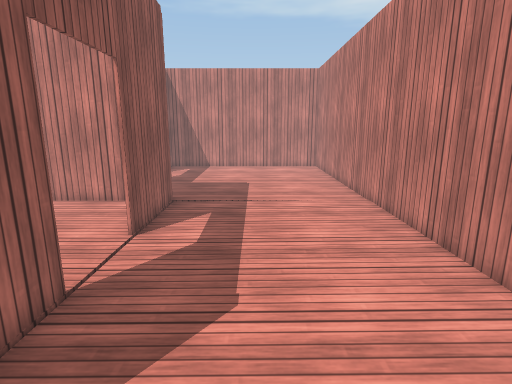
[1] (above)

17 first-person views from a walk through a scene from a Unity 3-D project. The camera is 1.4 m above the floor, tilts 12° down and sees 80° across. The floor is counted in squares, 0.45 m on a side. Each view is taken from the middle of a square. On the plan, view 1 faces up. The plan holds only what a view shows up to about 20 squares ahead; the rest is blank. The player character is not drawn. Door leaves are left out, so doorways stand open. Surface patterns are stand-ins for the level's own textures.

[2]
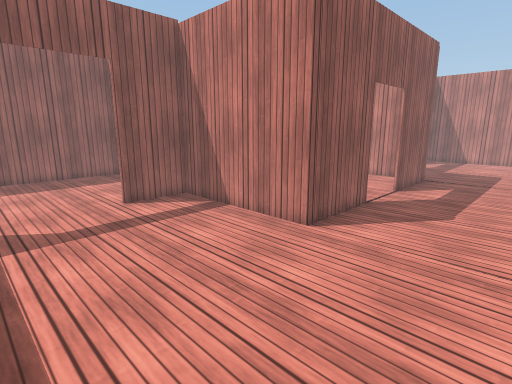

[3]
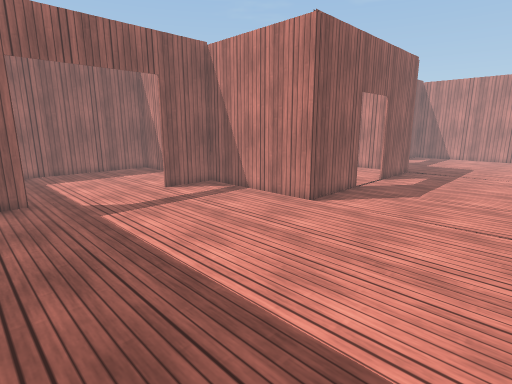

[4]
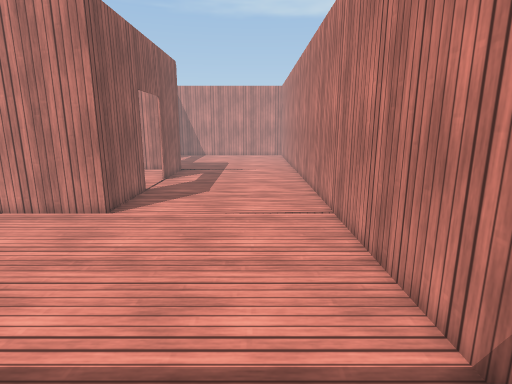

[5]
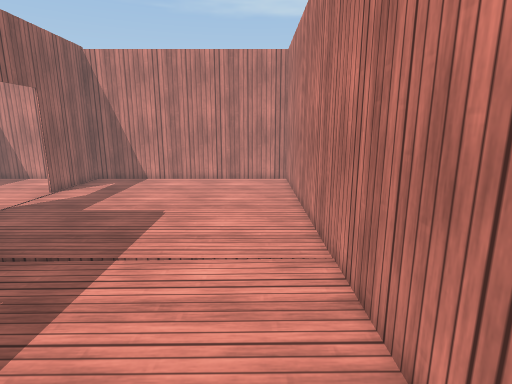

[6]
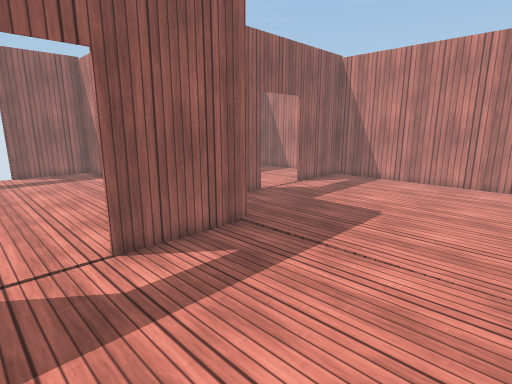

[7]
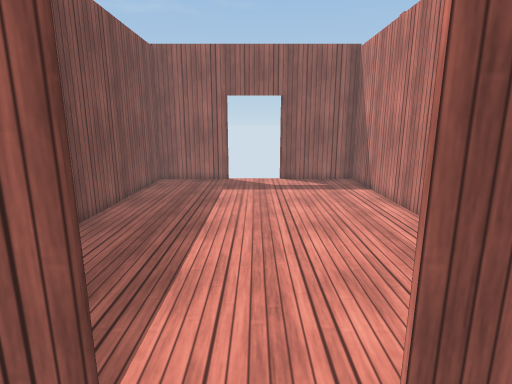

[8]
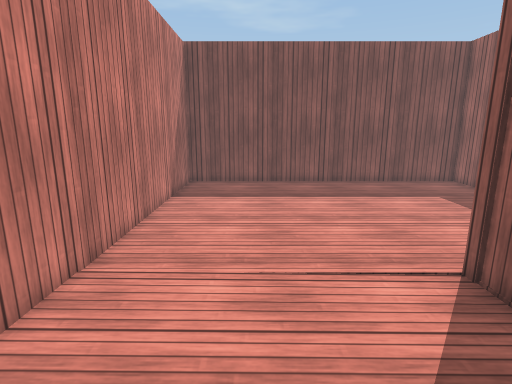

[9]
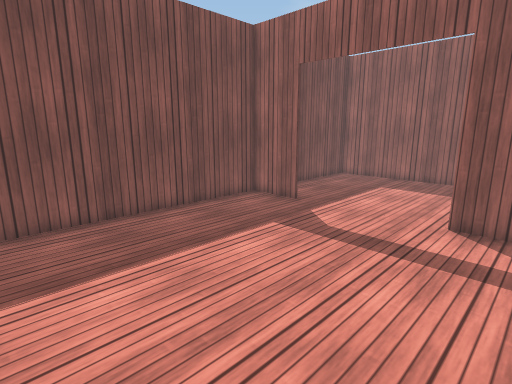

[10]
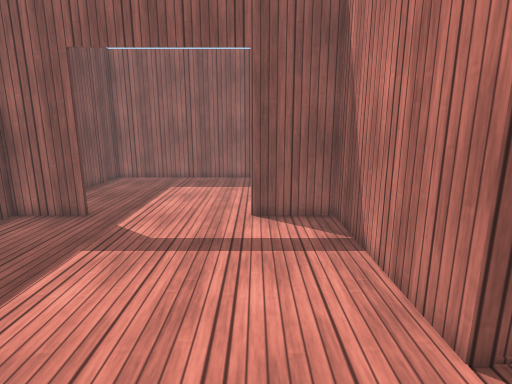

[11]
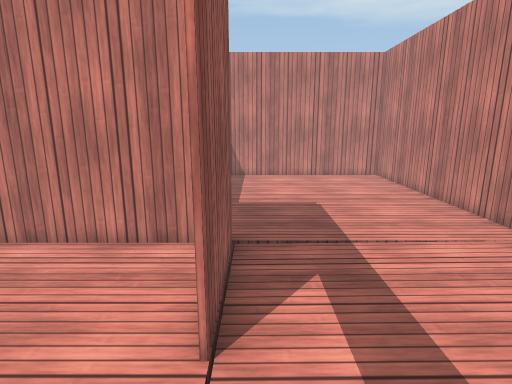

[12]
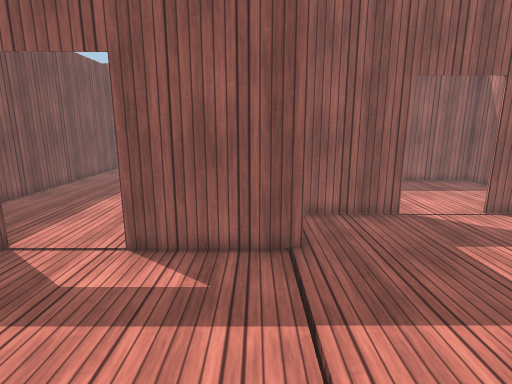

[13]
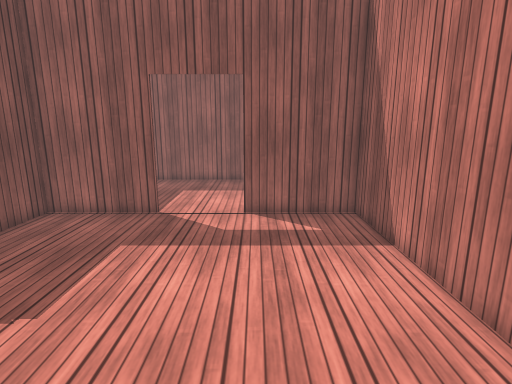

[14]
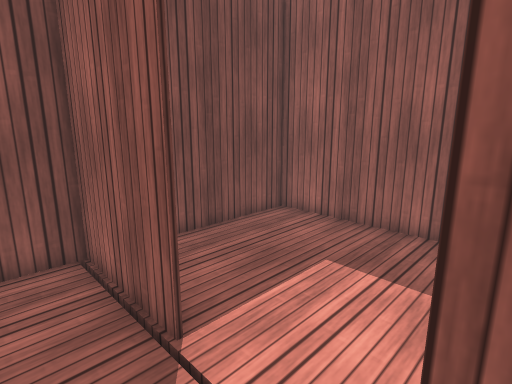

[15]
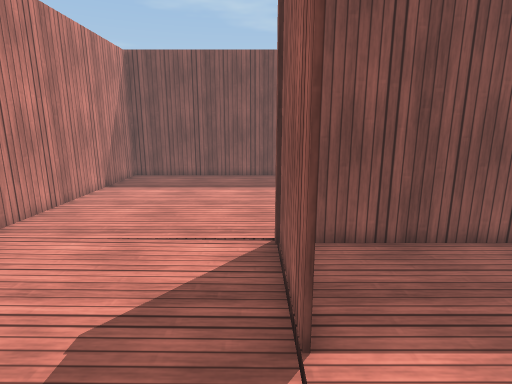

[16]
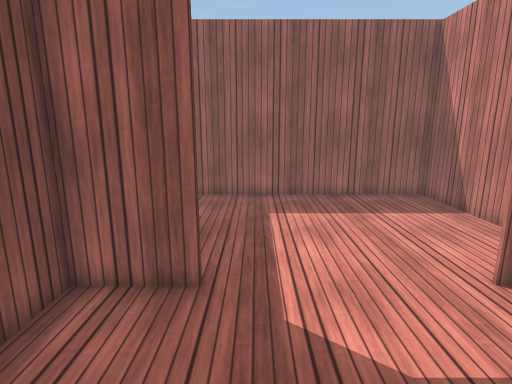

[17]
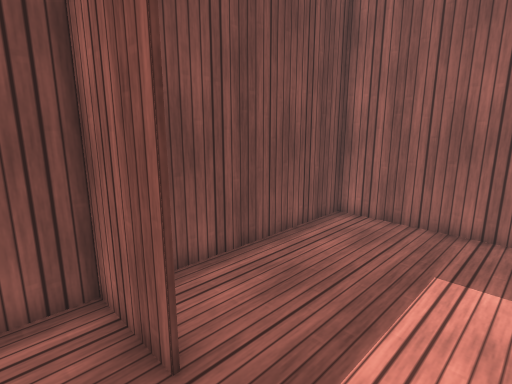

### Floor plan
Points are (right, up) in squares from view 1. A wall is a line through its corners. A room is listed if a view was taken in it or the views show most of it. See-through windows are left out.
Room 1 (views 1, 2, 3, 4, 9, 10, 16, 17)
walls: (-10.6, -8) (-10.6, -10.7) (4.9, -10.7) (4.9, 1); (-3.6, 0.8) (-10.6, 0.8) (-10.6, -2.2); (-14.1, 0.8) (-19.1, 0.8) (-19.1, -10.7) (-12.1, -10.7)
ways out: open door at (1, 1) to room 2
Room 2 (views 5, 6, 7, 8, 11, 12, 15)
walls: (-3.6, 5.4) (-3.6, 0.8); (-3.6, 13.4) (-3.6, 8.5); (4.9, 1) (4.9, 13)
ways out: open door at (1, 1) to room 1; open door at (1, 13) to room 3; opening at (-4, 6.5) to room 4
Room 3 (views 13, 14)
walls: (-7, 17.4) (-7, 13.3) (-4.9, 13.3); (4.9, 13) (4.9, 24.7) (-7, 24.7) (-7, 20.5)
ways out: open door at (1, 13) to room 2; opening at (-7, 18.5) to room 5
Room 4 (no view inside)
walls: (-11.5, 12.9) (-19.4, 12.9) (-19.4, 8.5); (-19.4, 5.4) (-19.4, 1.2) (-3.5, 1.2); (-4.6, 12.9) (-10, 12.9)
ways out: opening at (-4, 6.5) to room 2
Room 5 (no view inside)
walls: (-9.9, 24.7) (-14.3, 24.7) (-14.3, 13.3) (-9.4, 13.3)
ways out: opening at (-7, 18.5) to room 3

Where each view was taken, in squares from view 1:
view 1: 0 up, 0 right, facing up
view 2: 7 down, 2 right, facing up-left
view 3: 10 down, 4 right, facing up-left
view 4: 10 down, 2 right, facing up
view 5: 6 up, 3 right, facing up
view 6: 6 up, 4 right, facing up-left
view 7: 7 up, 1 left, facing left
view 8: 7 up, 1 right, facing down
view 9: 0 up, 0 right, facing down-left
view 10: 2 down, 0 right, facing left
view 11: 5 up, 3 left, facing up
view 12: 12 up, 4 right, facing left
view 13: 21 up, 4 right, facing left
view 14: 21 up, 5 left, facing down-left
view 15: 9 up, 3 left, facing down
view 16: 7 down, 5 left, facing left
view 17: 5 down, 9 left, facing down-left
